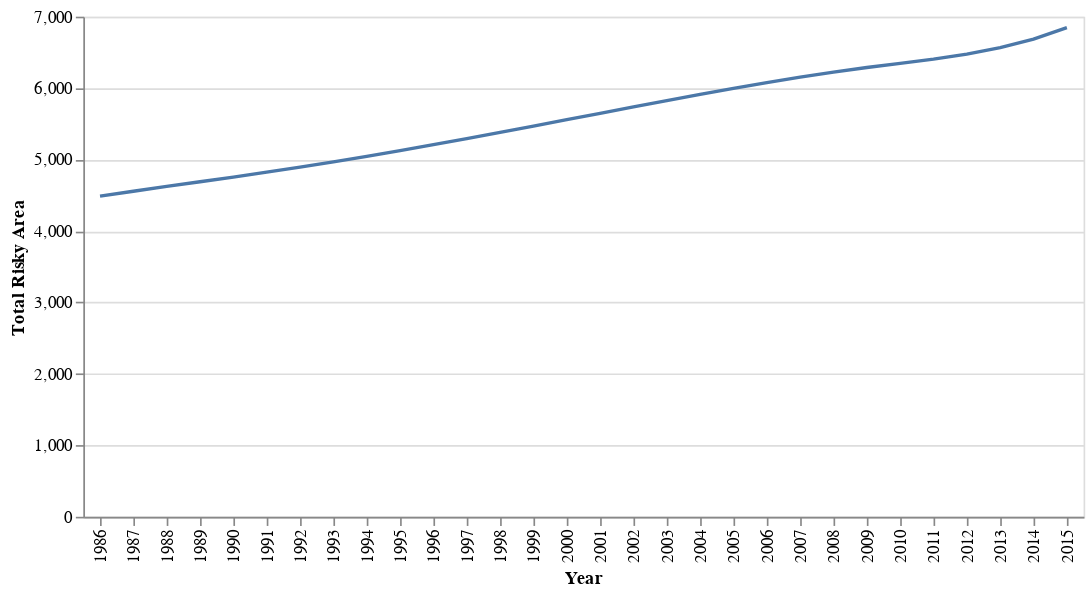

This figure's notebook cell:
### Code cell
line_chart_usa

### Figure 1 — Vega-Lite specification as saved in the notebook (floating-point values rounded to 4 significant figures)
{"config": {"view": {"continuousWidth": 300, "continuousHeight": 300}}, "data": {"name": "data-d9b12b96df2147e736d7c919bcb39978"}, "mark": {"type": "line", "interpolate": "linear"}, "encoding": {"x": {"field": "Year", "type": "ordinal"}, "y": {"field": "Total Risky Area", "type": "quantitative"}}, "$schema": "https://vega.github.io/schema/vega-lite/v5.15.1.json", "datasets": {"data-d9b12b96df2147e736d7c919bcb39978": [{"Country": "United States of America", "Year": 1986, "High Risk ": 2430.0, "Low Risk ": 43990.0, "Moderate Risk ": 6450.0, "No Risk ": 37440.0, "Total Area ": 92370.0, "Very High Risk ": 2057.0, "No Risk Growth Rate": 0.02376, "Low Risk Growth Rate": 0.02181, "Moderate Risk Growth Rate": 0.01998, "High Risk Growth Rate": 0.01831, "Very High Risk Growth Rate": 0.01503, "Total Risky Area": 4487.0, "Total Risky Area Growth Rate": 0.0168}, {"Country": "United States of America", "Year": 1987, "High Risk ": 2472.0, "Low Risk ": 44900.0, "Moderate Risk ": 6575.0, "No Risk ": 38260.0, "Total Area ": 94300.0, "Very High Risk ": 2084.0, "No Risk Growth Rate": 0.02187, "Low Risk Growth Rate": 0.02072, "Moderate Risk Growth Rate": 0.01946, "High Risk Growth Rate": 0.0174, "Very High Risk Growth Rate": 0.01333, "Total Risky Area": 4557.0, "Total Risky Area Growth Rate": 0.01554}, {"Country": "United States of America", "Year": 1988, "High Risk ": 2514.0, "Low Risk ": 45800.0, "Moderate Risk ": 6701.0, "No Risk ": 39050.0, "Total Area ": 96170.0, "Very High Risk ": 2110.0, "No Risk Growth Rate": 0.02058, "Low Risk Growth Rate": 0.01995, "Moderate Risk Growth Rate": 0.01906, "High Risk Growth Rate": 0.01676, "Very High Risk Growth Rate": 0.0122, "Total Risky Area": 4623.0, "Total Risky Area Growth Rate": 0.01467}, {"Country": "United States of America", "Year": 1989, "High Risk ": 2555.0, "Low Risk ": 46690.0, "Moderate Risk ": 6826.0, "No Risk ": 39820.0, "Total Area ": 98030.0, "Very High Risk ": 2134.0, "No Risk Growth Rate": 0.01983, "Low Risk Growth Rate": 0.01947, "Moderate Risk Growth Rate": 0.01877, "High Risk Growth Rate": 0.01636, "Very High Risk Growth Rate": 0.01159, "Total Risky Area": 4689.0, "Total Risky Area Growth Rate": 0.01419}, {"Country": "United States of America", "Year": 1990, "High Risk ": 2596.0, "Low Risk ": 47590.0, "Moderate Risk ": 6953.0, "No Risk ": 40600.0, "Total Area ": 99900.0, "Very High Risk ": 2159.0, "No Risk Growth Rate": 0.01959, "Low Risk Growth Rate": 0.01926, "Moderate Risk Growth Rate": 0.01858, "High Risk Growth Rate": 0.0162, "Very High Risk Growth Rate": 0.01149, "Total Risky Area": 4755.0, "Total Risky Area Growth Rate": 0.01406}, {"Country": "United States of America", "Year": 1991, "High Risk ": 2639.0, "Low Risk ": 48510.0, "Moderate Risk ": 7082.0, "No Risk ": 41410.0, "Total Area ": 101800.0, "Very High Risk ": 2184.0, "No Risk Growth Rate": 0.01982, "Low Risk Growth Rate": 0.01929, "Moderate Risk Growth Rate": 0.01849, "High Risk Growth Rate": 0.01627, "Very High Risk Growth Rate": 0.01187, "Total Risky Area": 4823.0, "Total Risky Area Growth Rate": 0.01427}, {"Country": "United States of America", "Year": 1992, "High Risk ": 2682.0, "Low Risk ": 49460.0, "Moderate Risk ": 7213.0, "No Risk ": 42250.0, "Total Area ": 103800.0, "Very High Risk ": 2212.0, "No Risk Growth Rate": 0.02039, "Low Risk Growth Rate": 0.01953, "Moderate Risk Growth Rate": 0.0185, "High Risk Growth Rate": 0.0165, "Very High Risk Growth Rate": 0.01261, "Total Risky Area": 4894.0, "Total Risky Area Growth Rate": 0.01474}, {"Country": "United States of America", "Year": 1993, "High Risk ": 2727.0, "Low Risk ": 50440.0, "Moderate Risk ": 7347.0, "No Risk ": 43140.0, "Total Area ": 105900.0, "Very High Risk ": 2241.0, "No Risk Growth Rate": 0.02097, "Low Risk Growth Rate": 0.01983, "Moderate Risk Growth Rate": 0.01861, "High Risk Growth Rate": 0.01675, "Very High Risk Growth Rate": 0.0133, "Total Risky Area": 4968.0, "Total Risky Area Growth Rate": 0.01519}, {"Country": "United States of America", "Year": 1994, "High Risk ": 2773.0, "Low Risk ": 51460.0, "Moderate Risk ": 7485.0, "No Risk ": 44060.0, "Total Area ": 108000.0, "Very High Risk ": 2272.0, "No Risk Growth Rate": 0.02148, "Low Risk Growth Rate": 0.02018, "Moderate Risk Growth Rate": 0.01882, "High Risk Growth Rate": 0.017, "Very High Risk Growth Rate": 0.01384, "Total Risky Area": 5046.0, "Total Risky Area Growth Rate": 0.01558}, {"Country": "United States of America", "Year": 1995, "High Risk ": 2821.0, "Low Risk ": 52510.0, "Moderate Risk ": 7628.0, "No Risk ": 45030.0, "Total Area ": 110300.0, "Very High Risk ": 2305.0, "No Risk Growth Rate": 0.02191, "Low Risk Growth Rate": 0.02055, "Moderate Risk Growth Rate": 0.01913, "High Risk Growth Rate": 0.01723, "Very High Risk Growth Rate": 0.01424, "Total Risky Area": 5126.0, "Total Risky Area Growth Rate": 0.01589}, {"Country": "United States of America", "Year": 1996, "High Risk ": 2870.0, "Low Risk ": 53610.0, "Moderate Risk ": 7777.0, "No Risk ": 46030.0, "Total Area ": 112600.0, "Very High Risk ": 2338.0, "No Risk Growth Rate": 0.02228, "Low Risk Growth Rate": 0.02095, "Moderate Risk Growth Rate": 0.01952, "High Risk Growth Rate": 0.01746, "Very High Risk Growth Rate": 0.0145, "Total Risky Area": 5209.0, "Total Risky Area Growth Rate": 0.01613}, {"Country": "United States of America", "Year": 1997, "High Risk ": 2921.0, "Low Risk ": 54760.0, "Moderate Risk ": 7933.0, "No Risk ": 47070.0, "Total Area ": 115100.0, "Very High Risk ": 2372.0, "No Risk Growth Rate": 0.02259, "Low Risk Growth Rate": 0.02137, "Moderate Risk Growth Rate": 0.02, "High Risk Growth Rate": 0.01767, "Very High Risk Growth Rate": 0.01464, "Total Risky Area": 5293.0, "Total Risky Area Growth Rate": 0.01631}, {"Country": "United States of America", "Year": 1998, "High Risk ": 2973.0, "Low Risk ": 55950.0, "Moderate Risk ": 8095.0, "No Risk ": 48140.0, "Total Area ": 117600.0, "Very High Risk ": 2407.0, "No Risk Growth Rate": 0.02279, "Low Risk Growth Rate": 0.02176, "Moderate Risk Growth Rate": 0.02049, "High Risk Growth Rate": 0.01785, "Very High Risk Growth Rate": 0.01465, "Total Risky Area": 5380.0, "Total Risky Area Growth Rate": 0.01642}, {"Country": "United States of America", "Year": 1999, "High Risk ": 3026.0, "Low Risk ": 57180.0, "Moderate Risk ": 8263.0, "No Risk ": 49240.0, "Total Area ": 120100.0, "Very High Risk ": 2442.0, "No Risk Growth Rate": 0.02278, "Low Risk Growth Rate": 0.02192, "Moderate Risk Growth Rate": 0.02077, "High Risk Growth Rate": 0.01791, "Very High Risk Growth Rate": 0.01458, "Total Risky Area": 5469.0, "Total Risky Area Growth Rate": 0.01642}, {"Country": "United States of America", "Year": 2000, "High Risk ": 3080.0, "Low Risk ": 58420.0, "Moderate Risk ": 8435.0, "No Risk ": 50350.0, "Total Area ": 122800.0, "Very High Risk ": 2477.0, "No Risk Growth Rate": 0.02252, "Low Risk Growth Rate": 0.02181, "Moderate Risk Growth Rate": 0.02082, "High Risk Growth Rate": 0.01784, "Very High Risk Growth Rate": 0.01442, "Total Risky Area": 5558.0, "Total Risky Area Growth Rate": 0.01632}, {"Country": "United States of America", "Year": 2001, "High Risk ": 3135.0, "Low Risk ": 59680.0, "Moderate Risk ": 8610.0, "No Risk ": 51460.0, "Total Area ": 125400.0, "Very High Risk ": 2513.0, "No Risk Growth Rate": 0.02204, "Low Risk Growth Rate": 0.02145, "Moderate Risk Growth Rate": 0.02064, "High Risk Growth Rate": 0.01766, "Very High Risk Growth Rate": 0.01419, "Total Risky Area": 5647.0, "Total Risky Area Growth Rate": 0.01611}, {"Country": "United States of America", "Year": 2002, "High Risk ": 3189.0, "Low Risk ": 60920.0, "Moderate Risk ": 8784.0, "No Risk ": 52560.0, "Total Area ": 128000.0, "Very High Risk ": 2547.0, "No Risk Growth Rate": 0.02136, "Low Risk Growth Rate": 0.02087, "Moderate Risk Growth Rate": 0.02025, "High Risk Growth Rate": 0.01736, "Very High Risk Growth Rate": 0.01388, "Total Risky Area": 5737.0, "Total Risky Area Growth Rate": 0.01581}, {"Country": "United States of America", "Year": 2003, "High Risk ": 3243.0, "Low Risk ": 62150.0, "Moderate Risk ": 8957.0, "No Risk ": 53640.0, "Total Area ": 130600.0, "Very High Risk ": 2582.0, "No Risk Growth Rate": 0.0205, "Low Risk Growth Rate": 0.02009, "Moderate Risk Growth Rate": 0.01967, "High Risk Growth Rate": 0.01695, "Very High Risk Growth Rate": 0.01351, "Total Risky Area": 5825.0, "Total Risky Area Growth Rate": 0.01542}, {"Country": "United States of America", "Year": 2004, "High Risk ": 3297.0, "Low Risk ": 63330.0, "Moderate Risk ": 9126.0, "No Risk ": 54680.0, "Total Area ": 133100.0, "Very High Risk ": 2616.0, "No Risk Growth Rate": 0.01947, "Low Risk Growth Rate": 0.0191, "Moderate Risk Growth Rate": 0.01891, "High Risk Growth Rate": 0.01643, "Very High Risk Growth Rate": 0.01306, "Total Risky Area": 5912.0, "Total Risky Area Growth Rate": 0.01494}, {"Country": "United States of America", "Year": 2005, "High Risk ": 3349.0, "Low Risk ": 64470.0, "Moderate Risk ": 9289.0, "No Risk ": 55680.0, "Total Area ": 135400.0, "Very High Risk ": 2648.0, "No Risk Growth Rate": 0.01825, "Low Risk Growth Rate": 0.01789, "Moderate Risk Growth Rate": 0.0179, "High Risk Growth Rate": 0.01575, "Very High Risk Growth Rate": 0.01248, "Total Risky Area": 5997.0, "Total Risky Area Growth Rate": 0.0143}, {"Country": "United States of America", "Year": 2006, "High Risk ": 3398.0, "Low Risk ": 65530.0, "Moderate Risk ": 9444.0, "No Risk ": 56620.0, "Total Area ": 137700.0, "Very High Risk ": 2679.0, "No Risk Growth Rate": 0.01686, "Low Risk Growth Rate": 0.01645, "Moderate Risk Growth Rate": 0.01666, "High Risk Growth Rate": 0.01489, "Very High Risk Growth Rate": 0.01176, "Total Risky Area": 6078.0, "Total Risky Area Growth Rate": 0.01351}, {"Country": "United States of America", "Year": 2007, "High Risk ": 3446.0, "Low Risk ": 66500.0, "Moderate Risk ": 9588.0, "No Risk ": 57480.0, "Total Area ": 139700.0, "Very High Risk ": 2709.0, "No Risk Growth Rate": 0.0153, "Low Risk Growth Rate": 0.01481, "Moderate Risk Growth Rate": 0.0152, "High Risk Growth Rate": 0.01386, "Very High Risk Growth Rate": 0.01091, "Total Risky Area": 6154.0, "Total Risky Area Growth Rate": 0.01256}, {"Country": "United States of America", "Year": 2008, "High Risk ": 3489.0, "Low Risk ": 67360.0, "Moderate Risk ": 9717.0, "No Risk ": 58260.0, "Total Area ": 141600.0, "Very High Risk ": 2735.0, "No Risk Growth Rate": 0.01358, "Low Risk Growth Rate": 0.01297, "Moderate Risk Growth Rate": 0.01352, "High Risk Growth Rate": 0.01268, "Very High Risk Growth Rate": 0.009924, "Total Risky Area": 6225.0, "Total Risky Area Growth Rate": 0.01147}, {"Country": "United States of America", "Year": 2009, "High Risk ": 3529.0, "Low Risk ": 68090.0, "Moderate Risk ": 9830.0, "No Risk ": 58950.0, "Total Area ": 143200.0, "Very High Risk ": 2760.0, "No Risk Growth Rate": 0.01171, "Low Risk Growth Rate": 0.01092, "Moderate Risk Growth Rate": 0.01164, "High Risk Growth Rate": 0.01136, "Very High Risk Growth Rate": 0.008817, "Total Risky Area": 6288.0, "Total Risky Area Growth Rate": 0.01024}, {"Country": "United States of America", "Year": 2010, "High Risk ": 3565.0, "Low Risk ": 68710.0, "Moderate Risk ": 9928.0, "No Risk ": 59540.0, "Total Area ": 144500.0, "Very High Risk ": 2781.0, "No Risk Growth Rate": 0.01002, "Low Risk Growth Rate": 0.009004, "Moderate Risk Growth Rate": 0.009919, "High Risk Growth Rate": 0.0102, "Very High Risk Growth Rate": 0.007823, "Total Risky Area": 6346.0, "Total Risky Area Growth Rate": 0.009155}, {"Country": "United States of America", "Year": 2011, "High Risk ": 3602.0, "Low Risk ": 69290.0, "Moderate Risk ": 10020.0, "No Risk ": 60120.0, "Total Area ": 145800.0, "Very High Risk ": 2803.0, "No Risk Growth Rate": 0.00983, "Low Risk Growth Rate": 0.008466, "Moderate Risk Growth Rate": 0.009775, "High Risk Growth Rate": 0.01045, "Very High Risk Growth Rate": 0.007871, "Total Risky Area": 6405.0, "Total Risky Area Growth Rate": 0.009318}, {"Country": "United States of America", "Year": 2012, "High Risk ": 3647.0, "Low Risk ": 69950.0, "Moderate Risk ": 10140.0, "No Risk ": 60810.0, "Total Area ": 147400.0, "Very High Risk ": 2829.0, "No Risk Growth Rate": 0.01141, "Low Risk Growth Rate": 0.009573, "Moderate Risk Growth Rate": 0.0115, "High Risk Growth Rate": 0.01236, "Very High Risk Growth Rate": 0.009161, "Total Risky Area": 6475.0, "Total Risky Area Growth Rate": 0.01096}, {"Country": "United States of America", "Year": 2013, "High Risk ": 3704.0, "Low Risk ": 70810.0, "Moderate Risk ": 10290.0, "No Risk ": 61700.0, "Total Area ": 149400.0, "Very High Risk ": 2862.0, "No Risk Growth Rate": 0.01467, "Low Risk Growth Rate": 0.01227, "Moderate Risk Growth Rate": 0.01502, "High Risk Growth Rate": 0.01585, "Very High Risk Growth Rate": 0.01165, "Total Risky Area": 6566.0, "Total Risky Area Growth Rate": 0.01402}, {"Country": "United States of America", "Year": 2014, "High Risk ": 3781.0, "Low Risk ": 71980.0, "Moderate Risk ": 10500.0, "No Risk ": 62900.0, "Total Area ": 152100.0, "Very High Risk ": 2905.0, "No Risk Growth Rate": 0.01952, "Low Risk Growth Rate": 0.01646, "Moderate Risk Growth Rate": 0.0202, "High Risk Growth Rate": 0.02081, "Very High Risk Growth Rate": 0.01527, "Total Risky Area": 6687.0, "Total Risky Area Growth Rate": 0.0184}, {"Country": "United States of America", "Year": 2015, "High Risk ": 3884.0, "Low Risk ": 73560.0, "Moderate Risk ": 10780.0, "No Risk ": 64530.0, "Total Area ": 155700.0, "Very High Risk ": 2963.0, "No Risk Growth Rate": 0.0258, "Low Risk Growth Rate": 0.02204, "Moderate Risk Growth Rate": 0.02689, "High Risk Growth Rate": 0.02708, "Very High Risk Growth Rate": 0.01995, "Total Risky Area": 6847.0, "Total Risky Area Growth Rate": 0.02398}]}}
